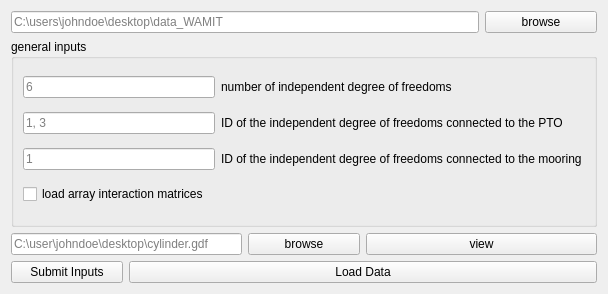
<?xml version="1.0" encoding="UTF-8"?>
<ui version="4.0">
 <class>Form</class>
 <widget class="QWidget" name="Form">
  <property name="geometry">
   <rect>
    <x>0</x>
    <y>0</y>
    <width>552</width>
    <height>294</height>
   </rect>
  </property>
  <property name="windowTitle">
   <string>Hydrodynamic - Module</string>
  </property>
  <layout class="QGridLayout" name="gridLayout">
   <item row="0" column="0" colspan="4">
    <widget class="QLineEdit" name="le_data_t4">
     <property name="placeholderText">
      <string>C:\users\johndoe\desktop\data_WAMIT</string>
     </property>
    </widget>
   </item>
   <item row="0" column="4">
    <widget class="QPushButton" name="btn_browse_t4">
     <property name="text">
      <string>browse</string>
     </property>
    </widget>
   </item>
   <item row="2" column="0" colspan="2">
    <widget class="QLineEdit" name="mesh_f_t4">
     <property name="placeholderText">
      <string>C:\user\johndoe\desktop\cylinder.gdf</string>
     </property>
    </widget>
   </item>
   <item row="2" column="2">
    <widget class="QPushButton" name="btn_mesh_f_t4">
     <property name="text">
      <string>browse</string>
     </property>
    </widget>
   </item>
   <item row="2" column="3" colspan="2">
    <widget class="QPushButton" name="btn_view_mesh_t4">
     <property name="text">
      <string>view</string>
     </property>
    </widget>
   </item>
   <item row="3" column="0">
    <widget class="QPushButton" name="btn_submit_t4">
     <property name="text">
      <string>Submit Inputs</string>
     </property>
    </widget>
   </item>
   <item row="3" column="1" colspan="4">
    <widget class="QPushButton" name="btn_load_data_t4">
     <property name="text">
      <string>Load Data</string>
     </property>
    </widget>
   </item>
   <item row="1" column="0" colspan="5">
    <widget class="QGroupBox" name="gen_input_3">
     <property name="title">
      <string>general inputs</string>
     </property>
     <layout class="QGridLayout" name="gridLayout_18">
      <item row="2" column="2" colspan="2">
       <widget class="QLabel" name="label_34">
        <property name="text">
         <string>ID of the independent degree of freedoms connected to the mooring </string>
        </property>
       </widget>
      </item>
      <item row="2" column="0" colspan="2">
       <widget class="QLineEdit" name="moor_dof_t4">
        <property name="text">
         <string/>
        </property>
        <property name="placeholderText">
         <string>1</string>
        </property>
       </widget>
      </item>
      <item row="0" column="2" colspan="2">
       <widget class="QLabel" name="label_35">
        <property name="text">
         <string>number of independent degree of freedoms</string>
        </property>
       </widget>
      </item>
      <item row="0" column="0" colspan="2">
       <widget class="QLineEdit" name="ndof_t4">
        <property name="text">
         <string/>
        </property>
        <property name="placeholderText">
         <string>6</string>
        </property>
       </widget>
      </item>
      <item row="1" column="2" colspan="2">
       <widget class="QLabel" name="label_36">
        <property name="text">
         <string>ID of the independent degree of freedoms connected to the PTO </string>
        </property>
       </widget>
      </item>
      <item row="1" column="0" colspan="2">
       <widget class="QLineEdit" name="pto_dof_t4">
        <property name="text">
         <string/>
        </property>
        <property name="placeholderText">
         <string>1, 3</string>
        </property>
       </widget>
      </item>
      <item row="3" column="0">
       <widget class="QCheckBox" name="cb_gen_array_mat_t4">
        <property name="text">
         <string>load array interaction matrices</string>
        </property>
       </widget>
      </item>
     </layout>
    </widget>
   </item>
  </layout>
 </widget>
 <resources/>
 <connections/>
</ui>
